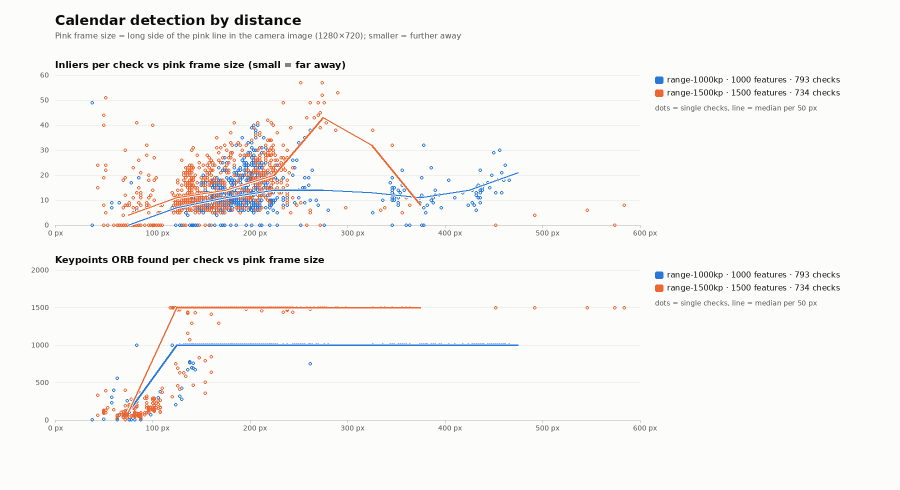
#> input picture performance/comparisons/range-1000-vs-1500.png, 1800 x 980 px (shown at 1/2 size)
$ python -i graphs.py   (imports and definitions only)
#> lines starting #> are read from the running program, lines starting #| are printed output that depends on the picture
#!/usr/bin/env python3
"""
Draws the graphics of one performance run: what the robot was doing, and what it cost.

`record.py` collects the numbers, this file turns them into pictures. Each figure answers one question and is meant to be
readable on its own, because they end up in different places (a thesis chapter, a slide, a bug hunt):

    01_overview.png        CPU per thread group and per process, detection steps, rates          (performance/plot.py)
    02_activity.png        one row per activity over the recording: driving, object in view,
                           microphone feeding the network, pieces, announcements, prompts
    03_cores.png           every CPU core separately, plus where RoboGuard's threads ran
    04_object_delay.png    how long an object needs from camera frame to decision, over time
                           and as a distribution, with the pass rate underneath
    05_voice.png           speech share, embedding and gate times, similarity readings
    06_distance.png        inliers and keypoints against the size of the pink frame (= distance)

Drawn with Pillow only (no matplotlib on this machine). `plot.py` holds the palette, the fonts and the two panels that
already existed; everything new lives here so the old graphic keeps rendering unchanged.

Nothing here can describe a person: the inputs are CPU counters, timings, counts and — for the voice panel — the
similarity NUMBERS the detector logs, never audio, never a vector, never a name from the room.
"""
import os
import re
import shutil
from datetime import datetime

from PIL import Image, ImageDraw

import plot
from plot import (AXIS, FAST_CORES, GRID, OTHER, SERIES, SURFACE, TEXT, TEXT2, binned_median,
                  distance_panels, drive_intervals, fnum, font, parse_checks, parse_monitor, settings_line)

HERE = os.path.dirname(os.path.abspath(__file__))

DRIVE = "#dbeafe"
AVOID = "#ffe4c9"


# ----------------------------------------------------------------------------------------------------------------------
# parsing the log lines that record.py collected
# ----------------------------------------------------------------------------------------------------------------------

AUDIO_RE = re.compile(r"audio per ([\d,.]+) s: speech (\d+) % · pieces (\d+) · embedding ([\d,.]+) ms"
                      r" · vad ([\d,.]+) ms per chunk · analysis ([\d,.]+) ms per frame")
# Everything after that was added later, so it is matched separately and may be missing in older runs.
LEVEL_RE = re.compile(r"· level mean (-?\d+|-Infinity) dB, max (-?\d+|-Infinity) dB, above the floor (\d+) %")
SILERO_RE = re.compile(r"· silero mean (\d+[.,]\d+), max (\d+[.,]\d+)")
CLOCK_RE = re.compile(r"· audio/clock (\d+[.,]\d+)")
GATE_LINE_RE = re.compile(r"gate: (\w+), silero (\d+[.,]\d+) \(hysteresis (\d+[.,]\d+)\), level floor (-?\d+) dBFS")
OWNER_CONFIG_RE = re.compile(r"listening for the owner's voice \(threshold (\d+[.,]\d+), margin (\d+[.,]\d+)")
PAIRWISE_CONFIG_RE = re.compile(r"comparing voices with each other \(different below (\d+[.,]\d+)")
# The repeated "settings: …" line carries every threshold, and unlike the start lines it is in every long enough run.
SET_OWNER_RE = re.compile(r"owner comparison, threshold (\d+[.,]\d+), margin (\d+[.,]\d+)")
# Since 2026-10-19 the pairwise method decides on the median, and the settings line gives Silero's release bar instead of the
# hysteresis (release = threshold - hysteresis, bounded); both forms are read.
SET_PAIR_RE = re.compile(r"compare pieces, another voice (?:when the median is )?below (\d+[.,]\d+)")
SET_GATE_RE = re.compile(r"silero (\d+[.,]\d+) \((hysteresis|release) (\d+[.,]\d+)\), floor (-?\d+) dBFS")
SET_ACTIVITY_RE = re.compile(r"speech activity, (\d+) % of the last ([\d,.]+) s, gaps up to (\d+) ms")


def fnum_or_none(text):
    """Number from a log line; None for "-Infinity" / "Infinity" (no sound at all)."""
    return None if text in ("-Infinity", "Infinity") else fnum(text)


# [32 lines left out: function parse_gate, not called in this run]
DELAY_RE = re.compile(r"delay frame→decision: avg (\d+) ms, worst (\d+) ms over (\d+) passes")
SEEN_RE = re.compile(r"seen: (.+?) \(inliers (\d+), delay (\d+) ms\)")
GONE_RE = re.compile(r"gone: (.+)$")
# The name may have spaces ("Lego robot"), which the old pattern dropped silently.
ANNOUNCE_RE = re.compile(r"object detected \((.+?)\): (.+?) good (\d+), inliers (\d+), pink regions (\d+)(?:, delay (\d+) ms)?")
SIM_RE = re.compile(r"piece: similarity ([\d,.-]+) -> (\w+)")
PAIR_RE = re.compile(r"piece: (?:lowest|median) similarity to the (\d+) held pieces ([\d,.-]+)(?: \(lowest [\d,.-]+\))? -> (.+)$")


# [87 lines left out: functions parse_audio, parse_similarity, parse_delays, parse_announcements, parse_seen, parse_speaking, not called in this run]


def parse_events(entries, needle):
    """Times of all log entries whose text contains needle."""
    return [e["t"] for e in entries if needle in e["text"]]


# ----------------------------------------------------------------------------------------------------------------------
# a small drawing toolkit (Pillow only): one figure = title + a stack of panels over a shared time axis
# ----------------------------------------------------------------------------------------------------------------------

# [15 lines left out: function wrap, not called in this run]


class Figure:
    """A tall canvas of stacked time panels sharing one time axis; cropped to the used height when saved."""
    # [88 lines left out: functions __init__, x_of, shade, time_axis, panel, legend and 3 more, not called in this run]

    def save(self, path):
        self.img.crop((0, 0, self.W, int(self.y) + 20)).save(path)
        return path


# ----------------------------------------------------------------------------------------------------------------------
# figure 2: what the robot was doing
# ----------------------------------------------------------------------------------------------------------------------

# [274 lines left out: functions activity_figure, _cpu_context, cores_figure, _thread_cores, delay_figure, not called in this run]


# ----------------------------------------------------------------------------------------------------------------------
# figure 5: the voice path
# ----------------------------------------------------------------------------------------------------------------------

TAG_TO_MODE = {"OwnerVoice": "OWNER", "PairwiseVoice": "PAIRWISE", "SpeechActivity": "ACTIVITY",
               "SpeakerChange": "CHANGE"}


# [216 lines left out: functions voice_mode, voice_settings, voice_figure, distance_figure, subtitle_for, not called in this run]


NOTE = """# Performance run {label}

Recorded {started} over {seconds} s with `performance/record.py` while RoboGuard was running on the robot
({serial}, pid {pid}).

## What is measured

| Source | What comes from it |
|---|---|
| `/proc/<pid>/task/*/stat` | CPU time of every RoboGuard thread, once per second, plus the core it last ran on |
| `/proc/[0-9]*/stat` | CPU time of every process on the robot (chassis, audio, camera, RobotOS vision, …) |
| `/proc/stat` | busy share of each of the eight cores; 0–3 are the small cores, 4–7 the big ones |
| Logcat `CalendarMonitor` | per 2 s: camera fps, passes/s, step times, detected, pink regions, rejects, **frame → decision delay**; per ORB run: frame size, scale, keypoints, good matches, inliers; **seen / gone** per reference image; every announcement |
| Logcat `OwnerVoice` / `PairwiseVoice` / `SpeakerChange` | per 2 s: share of the window that counted as speech, pieces embedded, **time of one embedding**, time of the voice-activity gate; per piece: the similarity reading; when the robot's own voice muted the microphone |
| Logcat `ConversationMonitor` | when a prompt was shown, when the silence reset fired |
| Logcat `RoboGuardNav` | drives (start, arrived, failed, stopped) and obstacle avoidance, drawn as the background shading |

Nothing about a person is recorded: no audio, no image, no transcript, no embedding — only counts, times and the
similarity numbers the detector itself logs.

## The graphics

{figures}

## Settings of this run

{settings}
"""


def render_all(data, out_dir):
    """Draws every figure of one run into out_dir and writes note.md next to them. Returns the file names."""
    threads = data["threads"]
    t0 = (threads[0]["t"] - 1) if threads else data["start"]
    windows = [w for w in parse_monitor(data["monitor"]) if w["t"] >= t0]
    t_end = max([s["t"] for s in threads + data["processes"]] + [w["t"] for w in windows] + [t0 + 1])

    made = []
    overview = os.path.join(out_dir, "01_overview.png")
    plot.render(data, overview)
    made.append(("01_overview.png", "CPU per thread group and per process, the detection steps and the rates — the "
                                    "graphic that already existed, unchanged."))
    for name, description, fn in [
        ("02_activity.png", "One row per activity over the whole recording: driving, obstacle avoidance, which object "
                            "was in view, when the microphone fed the network, when a piece was embedded, when the "
                            "robot spoke, and every announcement and prompt. Underneath, the CPU of RoboGuard and of "
                            "the whole robot on the same time axis.",
         lambda p: activity_figure(data, p, t0, t_end, windows)),
        ("03_cores.png", "Every CPU core on its own panel, the average load per core, and a table of RoboGuard's "
                         "threads with how much CPU each used and how often it ran on a big core.",
         lambda p: cores_figure(data, p, t0, t_end)),
        ("04_object_delay.png", "How long an object needs from the camera frame to the decision: over time (average and "
                                "worst per window, with the announcing passes marked), as a distribution, plus the pass "
                                "rate, the time of one pass and how long each object stayed in view.",
         lambda p: delay_figure(data, p, t0, t_end, windows)),
        ("05_voice.png", "The voice path: how much of the time counted as speech, how long one embedding and one gate "
                         "chunk took, how many pieces went into the network, and the similarity of every piece.",
         lambda p: voice_figure(data, p, t0, t_end)),
        ("06_distance.png", "Inliers and keypoints against the size of the pink frame in the picture, i.e. against the "
                            "distance to the object.",
         lambda p: distance_figure(data, p, t0)),
    ]:
        path = fn(os.path.join(out_dir, name))
        if path:
            made.append((name, description))

    # A second copy of the voice figure where the owner collects them: performance/voice_fingerprinting/,
    # named <day-month-year>_<time>_<method>.png, with the settings printed at the top of the picture itself.
    voice_png = os.path.join(out_dir, "05_voice.png")
    if os.path.exists(voice_png):
        collected = os.path.join(HERE, "voice_fingerprinting")
        os.makedirs(collected, exist_ok=True)
        mode = voice_mode(data.get("voice", []), parse_audio(data.get("voice", [])))
        stamp = datetime.fromtimestamp(t0).strftime("%d-%m-%Y_%H%M")
        target = os.path.join(collected, f"{stamp}_{mode}.png")
        shutil.copyfile(voice_png, target)
        made.append((os.path.join("..", "voice_fingerprinting", os.path.basename(target)),
                     "The same voice figure, collected with the others under performance/voice_fingerprinting/."))

    with open(os.path.join(out_dir, "note.md"), "w") as f:
        f.write(NOTE.format(
            label=data.get("label") or "",
            started=datetime.fromtimestamp(t0).strftime("%Y-%m-%d %H:%M:%S"),
            seconds=data["seconds"], serial=data["serial"], pid=data["pid"],
            figures="\n".join(f"**{n}** — {d}\n" for n, d in made),
            settings=settings_line(data["monitor"]) or "(the detection settings line was not in the log window)"))
    return [n for n, _ in made] + ["note.md"]


# [6 lines not run here, left out]

>>> import cv2
>>> picture = cv2.imread('comparisons/range-1000-vs-1500.png', cv2.IMREAD_GRAYSCALE)
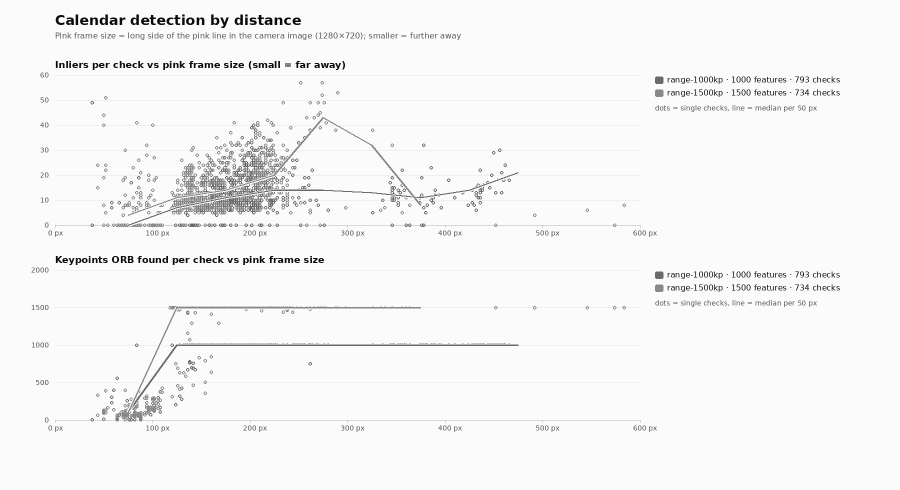
#> picture: shape (980, 1800) (shown at 1/2 size); min 11, max 251, mean 245.8
>>> result = render_all(picture, 'out.png')
#> (the run stopped early here; a loop or call above may not have finished)

$ run again, on performance/comparisons/range-500-1000-1500.png
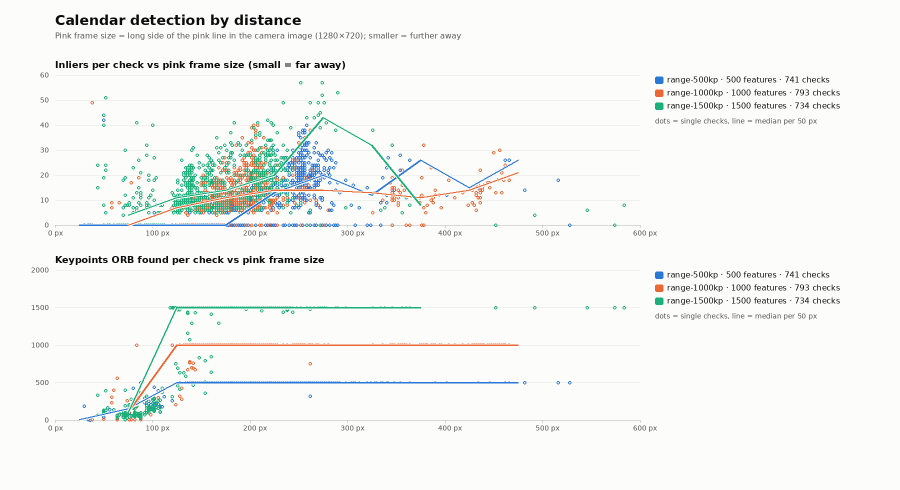
#> input picture performance/comparisons/range-500-1000-1500.png, 1800 x 980 px (shown at 1/2 size)
#> `picture = cv2.imread('comparisons/range-1000-vs-1500.png', cv2.IMREAD_..`:
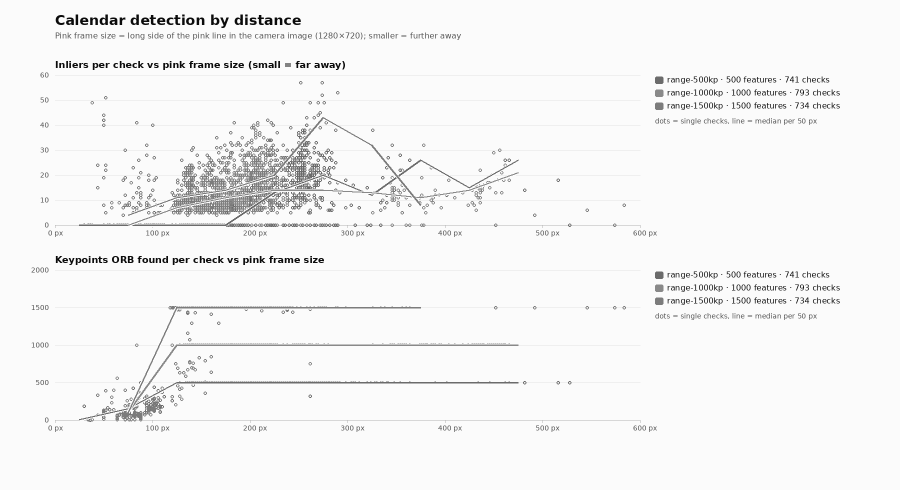
#> picture: shape (980, 1800) (shown at 1/2 size); min 11, max 251, mean 244.7
